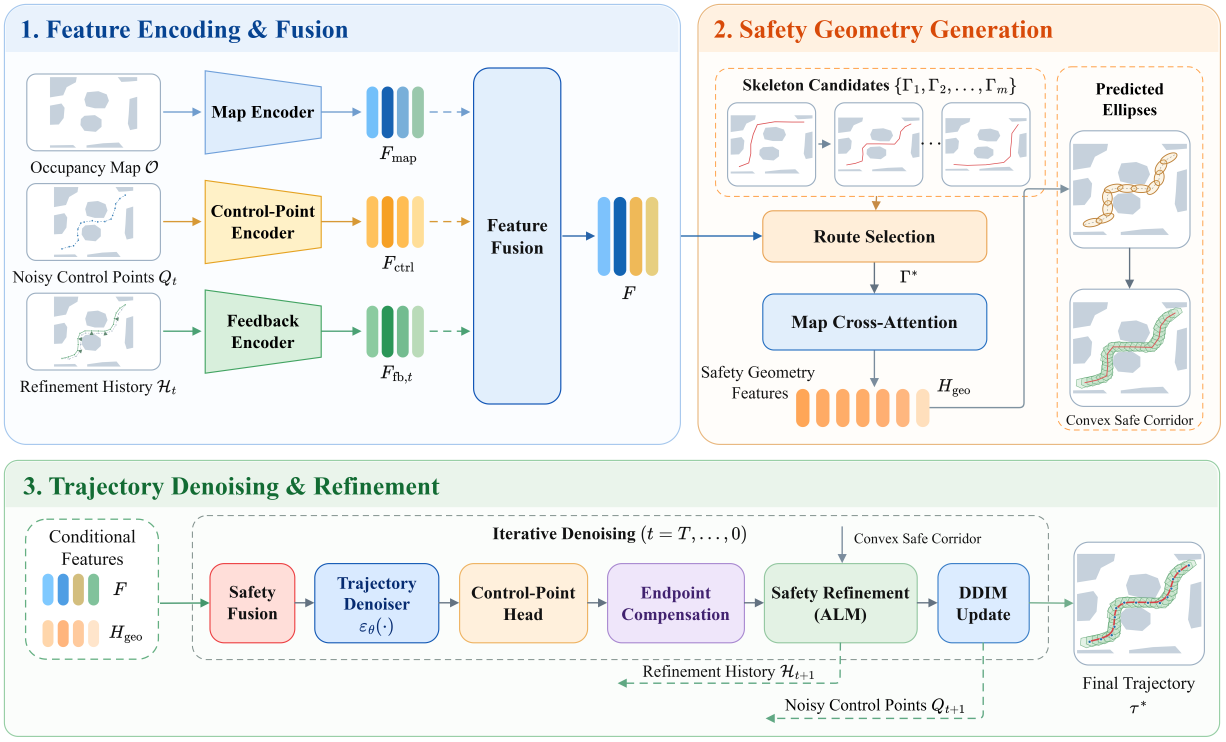
#> input picture 论文整合/picture/总体框架图.drawio.png, 6128 x 3708 px (shown at 1/5 size); its folder holds 3 pictures in this run
$ python prepare_figures_and_layout.py
#> lines starting #> are read from the running program, lines starting #| are printed output that depends on the picture
"""Insert supplied figures into the existing IEEE manuscript, without changing results."""
from pathlib import Path
import json, re, shutil
import pymupdf as fitz
from PIL import Image, ImageChops

ROOT=Path(__file__).resolve().parent
PICTURES=ROOT.parent/'picture'
DEST=ROOT/'figures'/'prepared'; DEST.mkdir(parents=True,exist_ok=True)
BACKUP=ROOT/'backups';BACKUP.mkdir(exist_ok=True)
source_backup=BACKUP/'main_before_figure_layout.tex'
if not source_backup.exists():shutil.copy2(ROOT/'main.tex',source_backup)
if (ROOT/'main.pdf').exists() and not (BACKUP/'main_before_figure_layout.pdf').exists():shutil.copy2(ROOT/'main.pdf',BACKUP/'main_before_figure_layout.pdf')

mapping=[]
def prepare_image(original,target):
#> called with original = '总体框架图.drawio.png', target = 'fig01_framework.png'
    im=Image.open(PICTURES/original).convert('RGB')
    # Only exterior white margins are removed; all plotted content is kept.
    diff=ImageChops.difference(im,Image.new('RGB',im.size,'white')).convert('L')
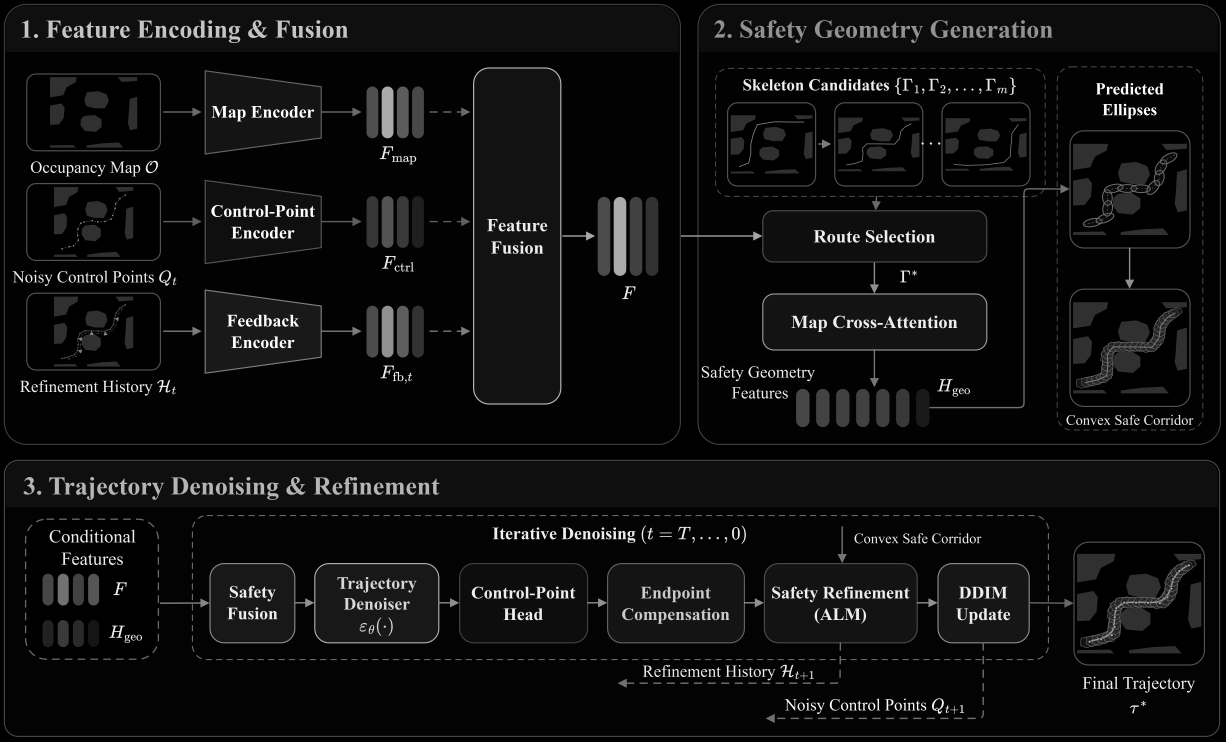
#> diff: PIL image 6128x3708 L (shown at 1/5 size); min 0, max 255, mean 15.5
    bbox=diff.point(lambda p:255 if p>12 else 0).getbbox()
#> bbox = (19, 19, 6105, 3685)
    if bbox:
        a,b,c,d=bbox;pad=8
#> after `a, b, c, d = bbox`: a = 19; b = 19; c = 6105; d = 3685
        bbox=(max(0,a-pad),max(0,b-pad),min(im.width,c+pad),min(im.height,d+pad))
#> bbox = (11, 11, 6113, 3693)
        im=im.crop(bbox)
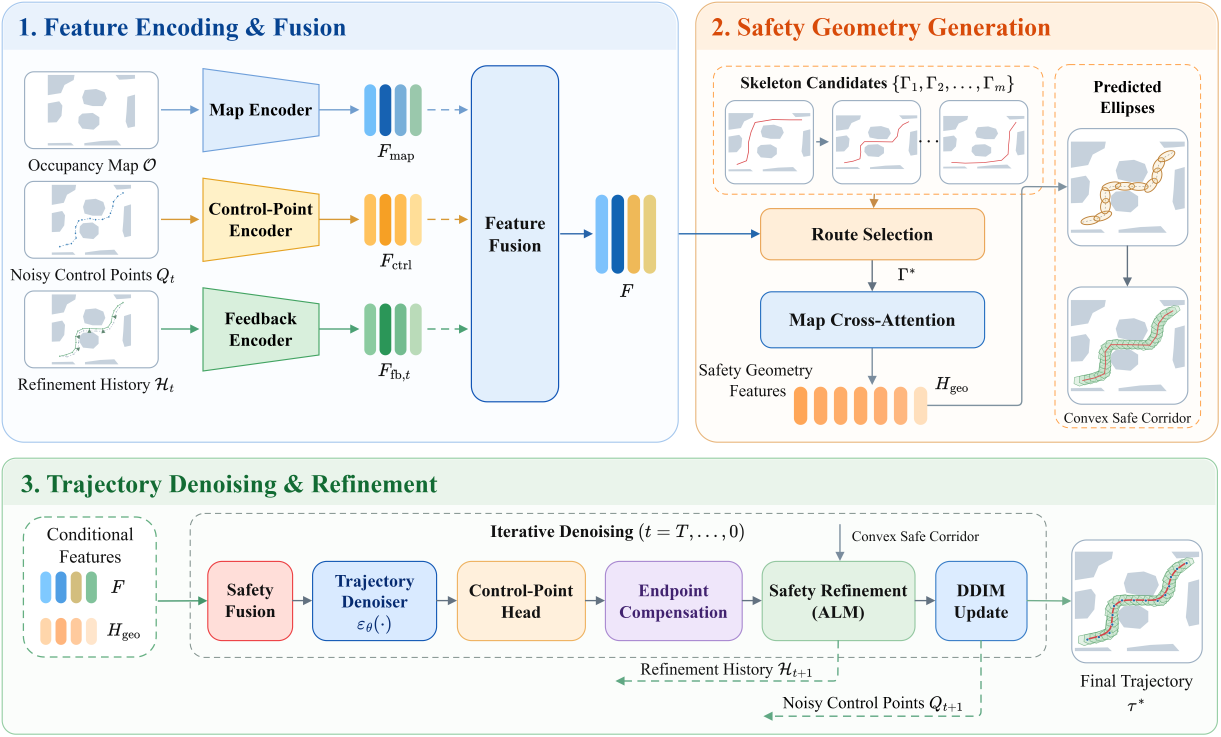
#> im: PIL image 6102x3682 RGB (shown at 1/5 size); mean R, G, B 237.8, 240.2, 238.6
    im.save(DEST/target,optimize=True)
    mapping.append({'source':str(PICTURES/original),'prepared':str(DEST/target),'exterior_crop':bbox,'size':list(im.size)})

for original,target in [
 ('总体框架图.drawio.png','fig01_framework.png'),
 ('安全约束生成.png','fig02_safety_generation.png'),
 ('alm_continuous_safety.png','fig03_alm.png'),
 ('E2_fig1_feedback_process.png','fig04_feedback.png'),
 ('E3_fig1_alm_budget.png','fig05_alm_budget.png'),
]:prepare_image(original,target)
#> pass 2 of the loop `for original,target in [`:
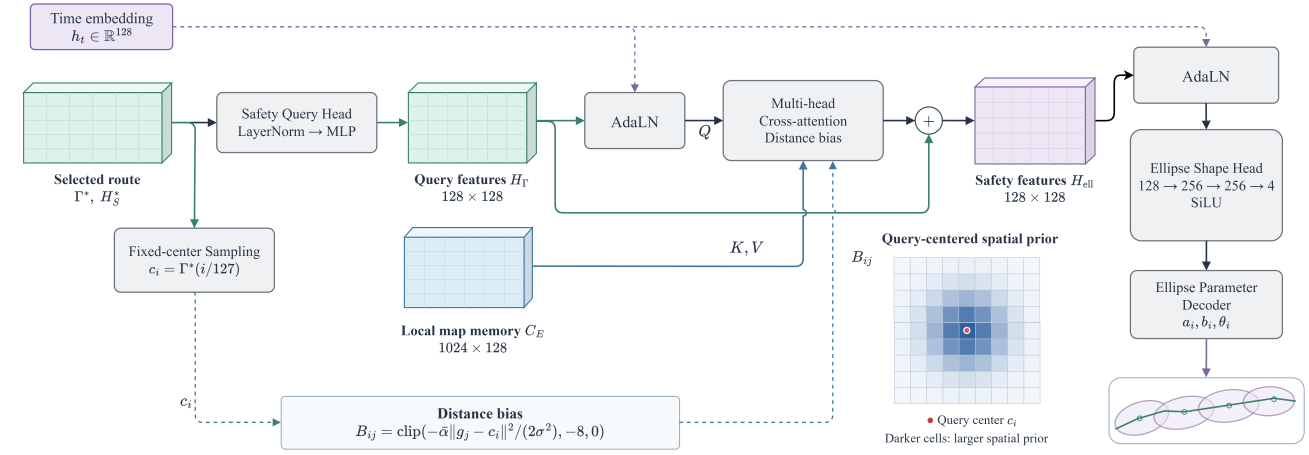
#> input picture 论文整合/picture/安全约束生成.png, 6544 x 2272 px (shown at 1/5 size)
#> in prepare_image (call 2), `diff=ImageChops.difference(im,Image.new('RGB',im.size,'white')).conver..`:
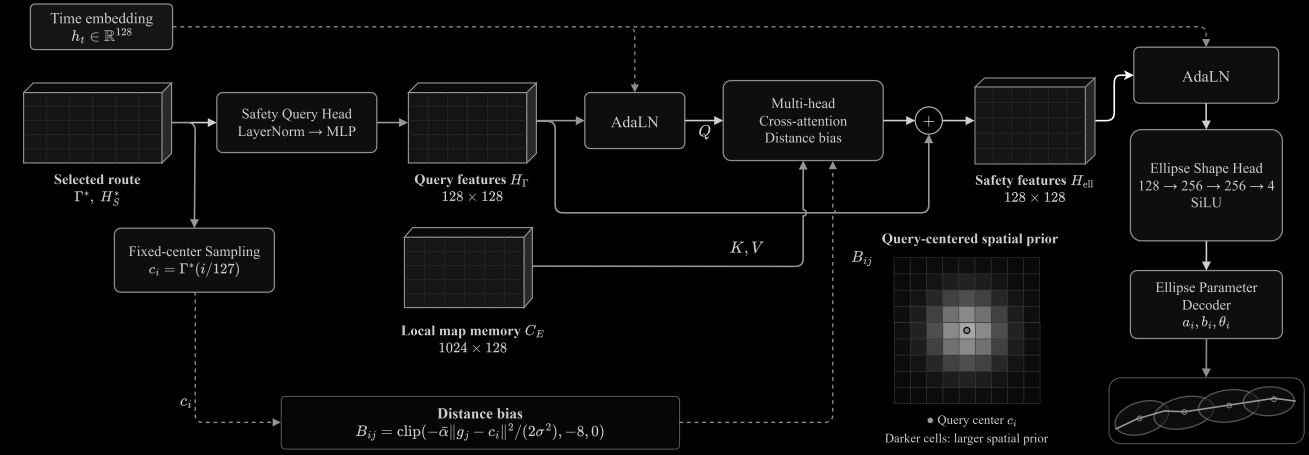
#> diff: PIL image 6544x2272 L (shown at 1/5 size); min 0, max 255, mean 10.8
#> in prepare_image (call 2), `bbox=diff.point(lambda p:255 if p>12 else 0).getbbox()`: bbox = (111, 16, 6524, 2249)
#> a = 111; b = 16; c = 6524; d = 2249
#> in prepare_image (call 2), `bbox=(max(0,a-pad),max(0,b-pad),min(im.width,c+pad),min(im.height,d+pa..`: bbox = (103, 8, 6532, 2257)
#> in prepare_image (call 2), `im=im.crop(bbox)`:
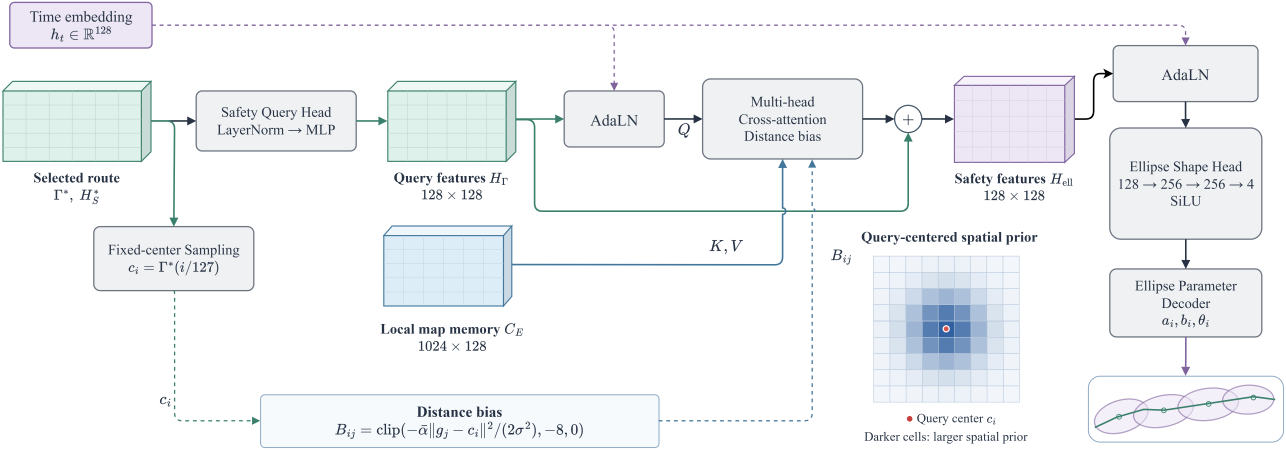
#> im: PIL image 6429x2249 RGB (shown at 1/5 size); mean R, G, B 242.2, 244.3, 246.3
#> (the run stopped early here; a loop or call above may not have finished)
